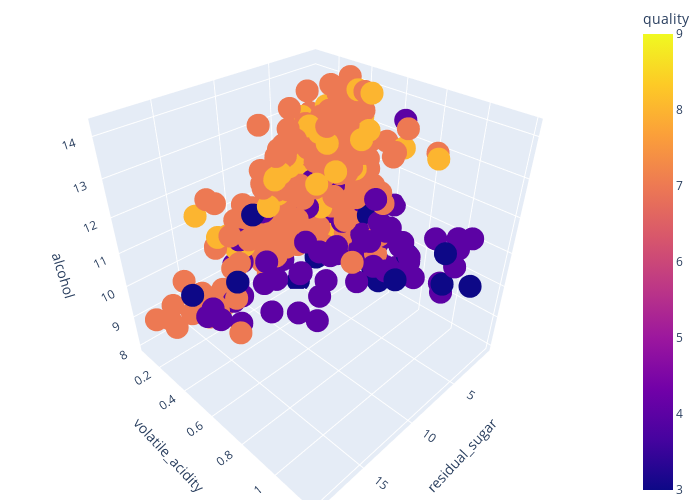

The notebook cell this image was saved under:
### Code cell
import plotly.express as px
xf = df[(df.quality > 7)| (df.quality < 5)]
fig = px.scatter_3d(xf2, 
                    x='residual_sugar', 
                    y='volatile_acidity', 
                    z='alcohol',
                    color='quality'
                    )
fig.update_layout(width=700, height=500)
fig.update_layout(margin={"r":0,"t":0,"l":10,"b":0})
fig.show()

### Figure 1 — Plotly figure (JSON) as saved in the notebook; plotly's stock layout.template omitted (floating-point values rounded to 4 significant figures; data arrays with more than 128 entries replaced by an {"elided": "..."} marker saying what was removed)
{"data": [{"hovertemplate": "residual_sugar=%{x}<br>volatile_acidity=%{y}<br>alcohol=%{z}<br>quality=%{marker.color}<extra></extra>", "legendgroup": "", "marker": {"color": {"elided": "720 int values"}, "coloraxis": "coloraxis", "symbol": "circle"}, "mode": "markers", "name": "", "scene": "scene", "showlegend": false, "type": "scatter3d", "x": {"elided": "720 float values"}, "y": {"elided": "720 float values"}, "z": {"elided": "720 float values"}}], "layout": {"coloraxis": {"colorbar": {"title": {"text": "quality"}}, "colorscale": [[0, "#0d0887"], [0.1111, "#46039f"], [0.2222, "#7201a8"], [0.3333, "#9c179e"], [0.4444, "#bd3786"], [0.5556, "#d8576b"], [0.6667, "#ed7953"], [0.7778, "#fb9f3a"], [0.8889, "#fdca26"], [1, "#f0f921"]]}, "height": 500, "legend": {"tracegroupgap": 0}, "margin": {"b": 0, "l": 10, "r": 0, "t": 0}, "scene": {"domain": {"x": [0, 1], "y": [0, 1]}, "xaxis": {"title": {"text": "residual_sugar"}}, "yaxis": {"title": {"text": "volatile_acidity"}}, "zaxis": {"title": {"text": "alcohol"}}}, "width": 700}}
